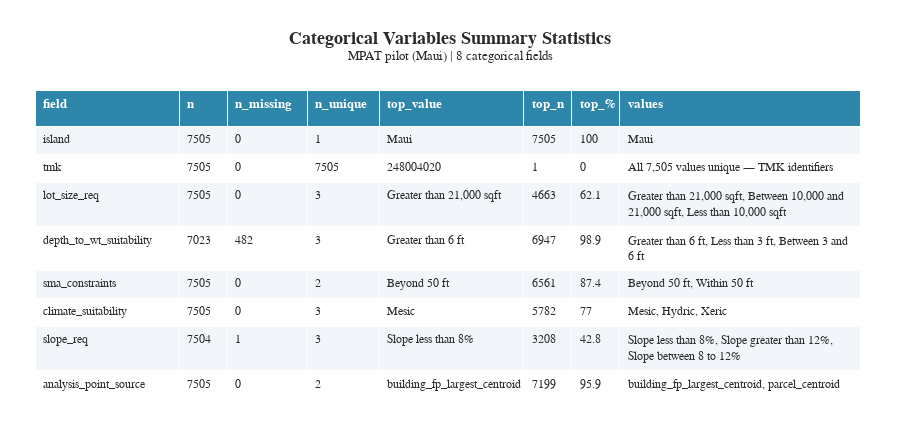

The code cell stored with this chart in its notebook:
### Code cell
# Categorical variables summary table

cat_cols = [
    c for c in mpat_df.select_dtypes("object").columns
    if c not in BINARY_COLS
]

MAX_VALUES_LEN = 80

cat_rows = []
for col in cat_cols:
    s = mpat_df[col]
    vc = s.value_counts()

    if col == "tmk":
        values_str = f"All {s.nunique():,} values unique — TMK identifiers"
    else:
        raw = ", ".join(vc.index.astype(str).tolist())
        values_str = raw if len(raw) <= MAX_VALUES_LEN else raw[:MAX_VALUES_LEN] + "…"

    cat_rows.append({
        "field":     col,
        "n":         s.notnull().sum(),
        "n_missing": s.isnull().sum(),
        "n_unique":  s.nunique(),
        "top_value": vc.index[0] if len(vc) > 0 else None,
        "top_n":     int(vc.iloc[0]) if len(vc) > 0 else None,
        "top_%":     round(vc.iloc[0] / s.notnull().sum() * 100, 1) if len(vc) > 0 else None,
        "values":    values_str,
    })

cat_summary = pd.DataFrame(cat_rows)
n_rows = len(cat_summary)

fig = go.Figure(go.Table(
    columnwidth=[180, 60, 100, 90, 180, 60, 60, 300],
    header=dict(
        values=[f"<b>{c}</b>" for c in cat_summary.columns],
        fill_color=COLORS["accent"],
        font=dict(color="white", size=13),
        align="left",
        height=36,
    ),
    cells=dict(
        values=[cat_summary[c] for c in cat_summary.columns],
        fill_color=[["#f2f6fb" if i % 2 == 0 else "white" for i in range(n_rows)]],
        align="left",
        font=dict(size=12),
        height=28,
    ),
))

fig.update_layout(
    **make_layout(t=90, b=5, l=35),
    title=make_title(
        "Categorical Variables Summary Statistics",
        f"MPAT pilot (Maui) | {len(cat_cols)} categorical fields",
        y=0.9,
    ),
    height=90 + (n_rows * 28) + 130,
)

fig.show()

### Figure 1 — Plotly figure (JSON) as saved in the notebook; plotly's stock layout.template omitted (floating-point values rounded to 4 significant figures)
{"data": [{"cells": {"align": "left", "fill": {"color": [["#f2f6fb", "white", "#f2f6fb", "white", "#f2f6fb", "white", "#f2f6fb", "white"]]}, "font": {"size": 12}, "height": 28, "values": [["island", "tmk", "lot_size_req", "depth_to_wt_suitability", "sma_constraints", "climate_suitability", "slope_req", "analysis_point_source"], [7505, 7505, 7505, 7023, 7505, 7505, 7504, 7505], [0, 0, 0, 482, 0, 0, 1, 0], [1, 7505, 3, 3, 2, 3, 3, 2], ["Maui", "248004020", "Greater than 21,000 sqft", "Greater than 6 ft", "Beyond 50 ft", "Mesic", "Slope less than 8%", "building_fp_largest_centroid"], [7505, 1, 4663, 6947, 6561, 5782, 3208, 7199], [100, 0, 62.1, 98.9, 87.4, 77, 42.8, 95.9], ["Maui", "All 7,505 values unique — TMK identifiers", "Greater than 21,000 sqft, Between 10,000 and 21,000 sqft, Less than 10,000 sqft", "Greater than 6 ft, Less than 3 ft, Between 3 and 6 ft", "Beyond 50 ft, Within 50 ft", "Mesic, Hydric, Xeric", "Slope less than 8%, Slope greater than 12%, Slope between 8 to 12%", "building_fp_largest_centroid, parcel_centroid"]]}, "columnwidth": [180, 60, 100, 90, 180, 60, 60, 300], "header": {"align": "left", "fill": {"color": "#2E86AB"}, "font": {"color": "white", "size": 13}, "height": 36, "values": ["<b>field</b>", "<b>n</b>", "<b>n_missing</b>", "<b>n_unique</b>", "<b>top_value</b>", "<b>top_n</b>", "<b>top_%</b>", "<b>values</b>"]}, "type": "table"}], "layout": {"colorway": ["#2E86AB", "#A23B72", "#F18F01", "#C73E1D", "#3B1F2B", "#44BBA4", "#E94F37"], "font": {"color": "#2b2b2b", "family": "Arial, sans-serif", "size": 13}, "height": 444, "legend": {"bgcolor": "white", "bordercolor": "#cccccc", "borderwidth": 1}, "margin": {"b": 5, "l": 35, "r": 40, "t": 90}, "paper_bgcolor": "white", "plot_bgcolor": "white", "title": {"font": {"color": "#2b2b2b", "family": "Arial, sans-serif", "size": 18}, "text": "<b>Categorical Variables Summary Statistics</b><br><sup>MPAT pilot (Maui) | 8 categorical fields</sup>", "x": 0.5, "xanchor": "center", "y": 0.9, "yanchor": "top"}, "xaxis": {"gridcolor": "#ebebeb", "linecolor": "#cccccc", "showgrid": true, "zeroline": false}, "yaxis": {"gridcolor": "#ebebeb", "linecolor": "#cccccc", "showgrid": true, "zeroline": false}}}
